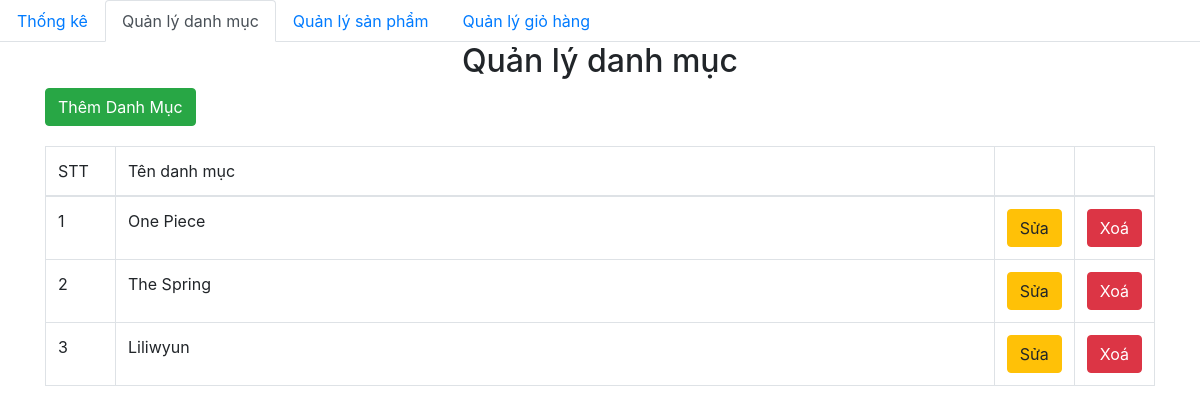
The page /admin/category/index.php on the database its author committed.
### tables this page shows
CREATE TABLE collection (
  id int(11) NOT NULL auto_increment PRIMARY KEY,
  name varchar(100) NOT NULL
);

### admin/database/dbhelper.php (called while the page is built, shortened)
<?php
function executeResult($sql)
{
    $con = mysqli_connect("localhost","root","badien217","shop_quanao");
  	mysqli_set_charset($con, 'UTF8');
	$result = mysqli_query($con, $sql);
	$data   = [];
	while ($row = mysqli_fetch_array($result, 1)) {
		$data[] = $row;
	}
	return $data;
}

### admin/category/index.php (the view, shortened to what this page needs)
<?php
 include ('../database/dbhelper.php') ;
?>
<!DOCTYPE html>
<html lang="en">
<head>
    <link rel="stylesheet" href="https://maxcdn.bootstrapcdn.com/bootstrap/4.4.1/css/bootstrap.min.css">
</head>
<body>
    <ul class="nav nav-tabs">
    <li class="nav-item">
            <a class="nav-link" href="../index.php">Thống kê</a>
        </li>
        <li class="nav-item">
            <a class="nav-link active" href="../category/">Quản lý danh mục</a>
        </li>
        <li class="nav-item">
            <a class="nav-link" href="../product/">Quản lý sản phẩm</a>
        </li>
        <li class="nav-item">
            <a class="nav-link" href="../dashboard.php">Quản lý giỏ hàng</a>
        </li>
    </ul>
    <div class="container">
        <div class="panel panel-primary">
            <div class="panel-heading">
                <h2 class="text-center">Quản lý danh mục</h2>
            </div>
            <a href="add.php">
                <button class=" btn btn-success" style="margin-bottom:20px">Thêm Danh Mục</button>
            </a>
            <table class="table table-bordered table-hover">
                <thead>
                    <tr>
                        <td width="70px">STT</td>
                        <td>Tên danh mục</td>
                        <td width="50px"></td>
                        <td width="50px"></td>
                    </tr>
                </thead>
                <tbody>
                    <?php
                    $sql = 'select * from collection';
                    $categoryList = executeResult($sql);
                    $index = 1;
                    foreach ($categoryList as $item) {
                        echo '  <tr>
                    <td>' . ($index++) . '</td>
                    <td>' . $item['name'] . '</td>
                    <td>
                        <a href="add.php?id=' . $item['id'] . '">
                            <button class=" btn btn-warning">Sửa</button>
                        </a>
                    </td>
                    <td>
                    <button class="btn btn-danger" onclick="deleteCategory('. $item['id'].')">Xoá</button>
                    </td>
                </tr>';
                    }
                    ?>
                </tbody>
            </table>
        </div>
    </div>
</body>
</html>

### rows shown on the page
collection: name "One Piece"
collection: name "The Spring"
collection: name "Liliwyun"
